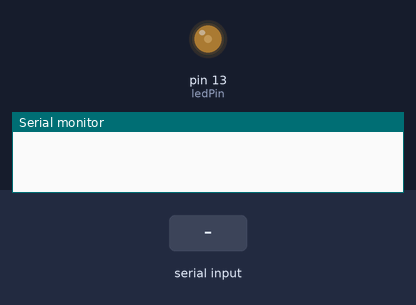
Simulated run of this sketch. Board: Arduino Uno, built with avr-gcc and run on an emulated ATmega328P. Parts: output pins drawn as LEDs (lit = HIGH), the last lines printed to the serial monitor. Inputs (shaded band) come from the test bench.

Above: at 1.2 s.
1.3 s: "90,45\n" received over Serial
At 1.7 s:
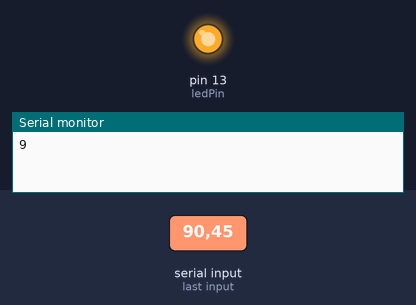
At 2.6 s:
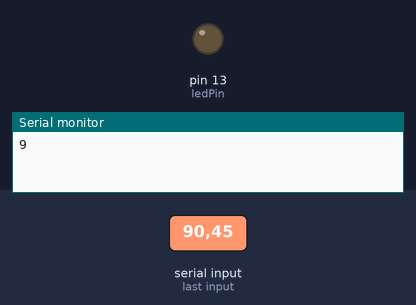
4.3 s: "200\n" received over Serial
7.3 s: "30,150\n" received over Serial
Timing chart, 0 to 10.6 s (numbered marks = the images above; inputs shaded):
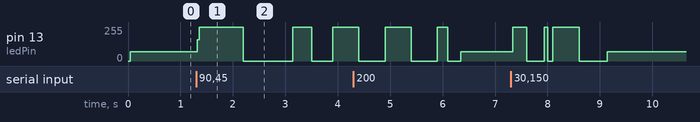

Measured:
- after the input at 1.3 s, pin 13 (ledPin): goes 255/255 0.88 s, 0/255 0.94 s, 255/255 0.36 s, 0/255 0.40 s, then 255/255, starting at once

The sketch:

sketch_jul12g.ino
```cpp
const int ledPin = 13;
int blinkRate = 0;

void setup() {
  // put your setup code here, to run once:
  Serial.begin(9600);
  pinMode(ledPin, OUTPUT);
}

void loop() {
  // put your main code here, to run repeatedly:
    if(Serial.available()) {
    char ch = Serial.read();
    Serial.println(ch);
    if(ch >= '0' && ch <= '9') {
      blinkRate = (ch - '0');
      blinkRate = blinkRate * 100;
    }
  }
  blink();
}

void blink() {
  digitalWrite(ledPin, HIGH);
  delay(blinkRate);
  digitalWrite(ledPin, LOW);
  delay(blinkRate);
}
```
